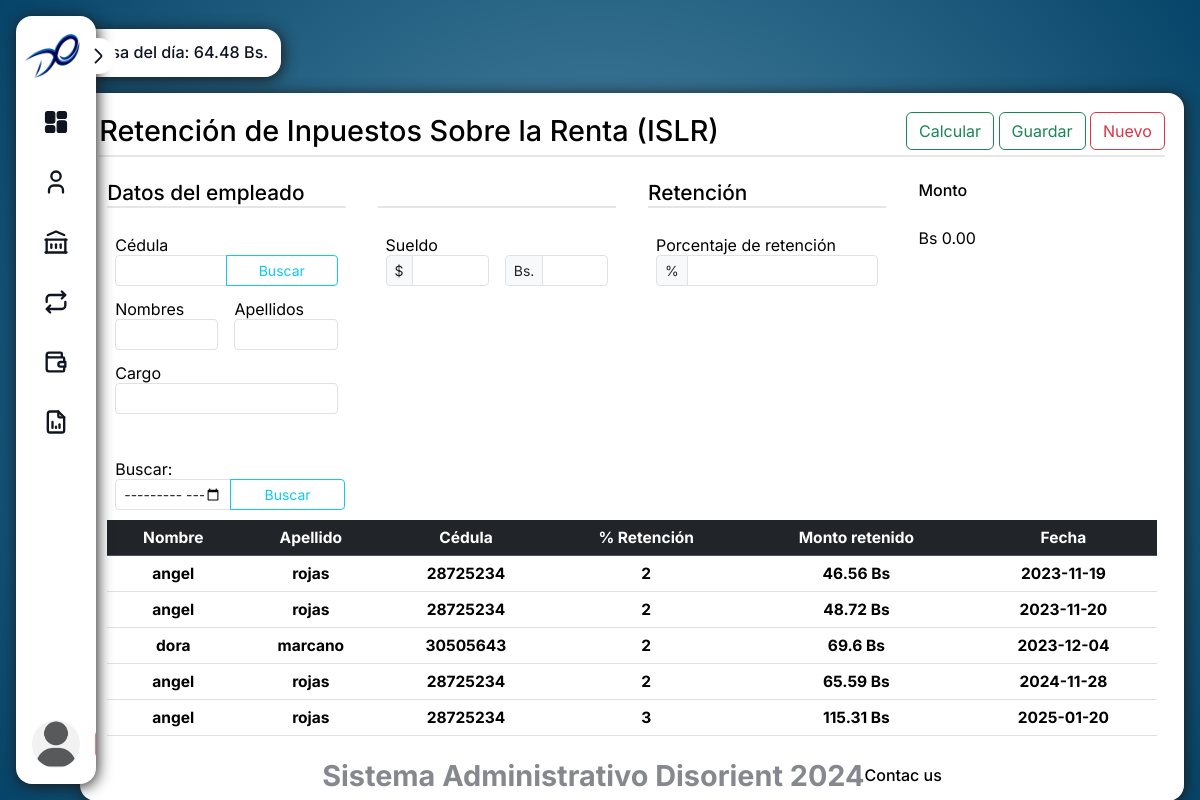
The app's page /view/ISLR.php (signed in) with its own data.
### tables this page shows
CREATE TABLE `islr` (
  `id_islr` int(8) NOT NULL,
  `aporte` float DEFAULT NULL,
  `monto` float DEFAULT NULL,
  `cedula_FK` int(8) DEFAULT NULL,
  `tasaBCV_FK` int(8) DEFAULT NULL,
  `fecha` date DEFAULT NULL
);

CREATE TABLE `empleados` (
  `cedula` int(8) NOT NULL,
  `nombre` varchar(255) DEFAULT NULL,
  `apellido` varchar(255) DEFAULT NULL,
  `direccion` varchar(255) DEFAULT NULL,
  `correo` varchar(255) DEFAULT NULL,
  `sexo` varchar(255) DEFAULT NULL,
  `edad` date DEFAULT NULL,
  `tlf` varchar(255) DEFAULT NULL,
  `second_tlf` varchar(255) DEFAULT NULL,
  `departamento` varchar(255) DEFAULT NULL,
  `cargo` varchar(255) DEFAULT NULL,
  `f_ingreso` date DEFAULT NULL,
  `sueldo` float DEFAULT NULL,
  `estado` tinyint(1) DEFAULT NULL
);

### PHP/CLASS/conexion_Original.php (called while the page is built, shortened)
<?php
class connect {
 private $dbhost = "localhost";
 private $dbuser = "root";
 private $dbpass = "";
 private $dbname = "disorient_3";
 public function connect_db()
	{
		$con = mysqli_connect($this->dbhost, $this->dbuser, $this->dbpass, $this->dbname);
		if 	(mysqli_connect_error())
		{
			die("Fallo la conexion a BD" . mysqli_connect_error().mysqli_connect_errno());
		}
		else {
			return	$con;
		}
	}
}

### PHP/CLASS/user_Original.php (called while the page is built, shortened)
<?php
include_once "conexion_Original.php";
class Nomina extends connect
{
	public function ISLR_View()
	{
		$query = "SELECT empleados.nombre, empleados.apellido, empleados.cedula,empleados.cargo, empleados.f_ingreso, aporte, monto, fecha FROM `islr` INNER JOIN empleados ON cedula_FK = cedula";
  		$result = $this->connect_db()->query($query);
  		$data = array();
  		while ($row = mysqli_fetch_assoc($result)) {
    	$data[] = $row;
  		}
  		return $data;
	}
	}
$Nomina = new Nomina();

### View/Components/Tables/Tablas-ISLR.php (the view)
<div class="table__information">
    <div style="display: flex; justify-content: space-between;">
        <div class="empleados__content">
            <label> Buscar:</label>
            <div class="input-group input-group-sm mb-3">
                <input type="month" class="form-control" aria-label="Sizing example input" aria-describedby="inputGroup-sizing-sm" name="FechaBuscar">
                <input type="submit" value="Buscar" class="btn btn-outline-info" name="buscarF">
            </div>
        </div>
    </div>
					<table class="table">
						<thead class="table-dark">
							<tr>
								<th scope="col"> Nombre </th>
								<th scope="col"> Apellido </th>
								<th scope="col"> Cédula </th>
								<th scope="col"> % Retención </th>
								<th scope="col"> Monto retenido </th>
								<th scope="col"> Fecha </th>
							</tr>
						</thead>
						<?php if (isset($_POST['buscarF'])) {?>
						<tbody>
							<?php
							$datos = $Nomina->Search_ISLR($_POST['FechaBuscar']);
							foreach ($datos as $dato) {
								echo '<tr>';
								echo '<th scope="col">'	.$dato['nombre']. '</th>';
								echo '<th scope="col">'	.$dato['apellido']. '</th>';
								echo '<th scope="col">'	.$dato['cedula']. '</th>';
								echo '<th scope="col">'	.$dato['aporte']. '</th>';
								echo '<th scope="col">'	.$dato['monto']. ' Bs </th>';
								echo '<th scope="col">'	.$dato['fecha']. '</th>';
								echo '</tr>';
								}
							 ?>
						</tbody>
						<?php } else { ?>
						<tbody>
							<?php
							$datos = $Nomina->ISLR_View();
							foreach ($datos as $dato) {
								echo '<tr>';
								echo '<th scope="col">'	.$dato['nombre']. '</th>';
								echo '<th scope="col">'	.$dato['apellido']. '</th>';
								echo '<th scope="col">'	.$dato['cedula']. '</th>';
								echo '<th scope="col">'	.$dato['aporte']. '</th>';
								echo '<th scope="col">'	.$dato['monto']. ' Bs </th>';
								echo '<th scope="col">'	.$dato['fecha']. '</th>';
								echo '</tr>';
								}
							 ?>
						</tbody>
						<?php  } ?>
					</table>
		</div>

### CSS/alerts.css (style rules this page uses)
:root { --notification-background: #313e2c; --notification-primary: #aaec8a; --background: #0d110e; }

### CSS/Search-box.css (style rules this page uses)
:root { --bg: #F0F0F0; --input-bg: white; --text-search: #27292B; --item-hover: #f6f6f6; }
input { flex: 1; max-height: 2.5rem; border: 0; outline: 0; font-size: 1rem; color: var(--text-search); }
input::placeholder { color: var(--text-search); opacity: 50%; }

### CSS/struct.css (style rules this page uses)
:root { --primary-color: #191919; --white: #FFFFFF; --sidebar-hover: #d8dde0; --sidebar-bg: #FFFFFF; --bg: radial-gradient(circle, #5790AB, #064469); --text-link: #0E1420; --logout: #FA7575; --headline-text: #546471; --text: #E7EAEE; --divider-bg: var(--bg); --border-color: var(--bg); }
html { height: 100%; }
* { margin: 0; padding: 0; box-sizing: border-box; }
body { font-family: 'Inter', sans-serif; font-size: 16px; padding: 1rem; height: 100%; background: var(--bg); }
.empleados__content { display: grid; grid-template-rows: auto; align-items: baseline; height: 4rem; text-align: start; padding: .2rem .5rem; }
.table thead, .table tbody { text-align: center; font-size: .97rem; }

### records on screen
islr: cedula_FK.nombre "angel", cedula_FK.apellido "rojas", cedula_FK.cedula "28725234", aporte "2", monto "46.56", fecha "2023-11-19"
islr: cedula_FK.nombre "angel", cedula_FK.apellido "rojas", cedula_FK.cedula "28725234", aporte "2", monto "48.72", fecha "2023-11-20"
islr: cedula_FK.nombre "dora", cedula_FK.apellido "marcano", cedula_FK.cedula "30505643", aporte "2", monto "69.6", fecha "2023-12-04"
islr: cedula_FK.nombre "angel", cedula_FK.apellido "rojas", cedula_FK.cedula "28725234", aporte "2", monto "65.59", fecha "2024-11-28"
islr: cedula_FK.nombre "angel", cedula_FK.apellido "rojas", cedula_FK.cedula "28725234", aporte "3", monto "115.31", fecha "2025-01-20"

### other values on screen
$_SESSION['TasaBCV'] "64.48"
